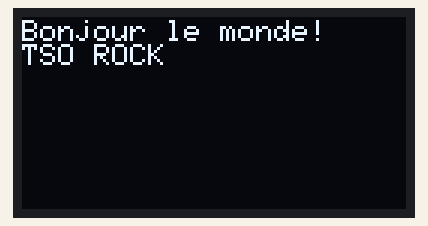
This sketch was run on a simulated Arduino Uno, built with avr-gcc and run on an emulated ATmega328P. Shown: 128×64 one-colour display. The display library's start-up logo is not drawn.

Above: at 2.1 s.

The sketch:

oled_0_96_i2c_example.ino
```cpp
// Exemple de code pour l'utilisation d'un écran OLED SSD1315 avec un Arduino Uno
// Créé par Maxime

#include <Wire.h>
#include <Adafruit_GFX.h>
#include <Adafruit_SSD1306.h>

#define SCREEN_WIDTH 128 // Largeur de l'écran OLED, en pixels
#define SCREEN_HEIGHT 64 // Hauteur de l'écran OLED, en pixels

// Déclaration pour un écran SSD1306 connecté en I2C (broches SDA, SCL)
#define OLED_RESET     -1 // Broche de réinitialisation (ou -1 si partagée avec la réinitialisation de l'Arduino)
#define SCREEN_ADDRESS 0x3D // Adresse I2C de l'écran (0x3D pour 128x64, 0x3C pour 128x32)
Adafruit_SSD1306 display(SCREEN_WIDTH, SCREEN_HEIGHT, &Wire, OLED_RESET);

void setup() {
  Serial.begin(9600);

  // SSD1306_SWITCHCAPVCC = génère la tension d'affichage à partir de 3.3V en interne
  if(!display.begin(SSD1306_SWITCHCAPVCC, SCREEN_ADDRESS)) {
    Serial.println(F("Échec de l'allocation de l'écran SSD1306"));
    for(;;); // Ne pas continuer, boucle infinie
  }

  // Afficher le contenu initial du tampon sur l'écran (splash screen Adafruit)
  display.display();
  delay(2000); // Pause de 2 secondes

  // Effacer le tampon
  display.clearDisplay();

  // Afficher un message pour valider le fonctionnement
  display.setTextSize(1);             // Taille du texte
  display.setTextColor(SSD1306_WHITE); // Couleur du texte
  display.setCursor(0, 1);           // Position du texte
  display.println("Bonjour le monde!");
  display.println("TSO ROCK");

  // Afficher le tampon sur l'écran
  display.display();
  delay(2000);
}

void loop() {
  // Pas besoin de répéter quoi que ce soit pour cet exemple simple
}
```
